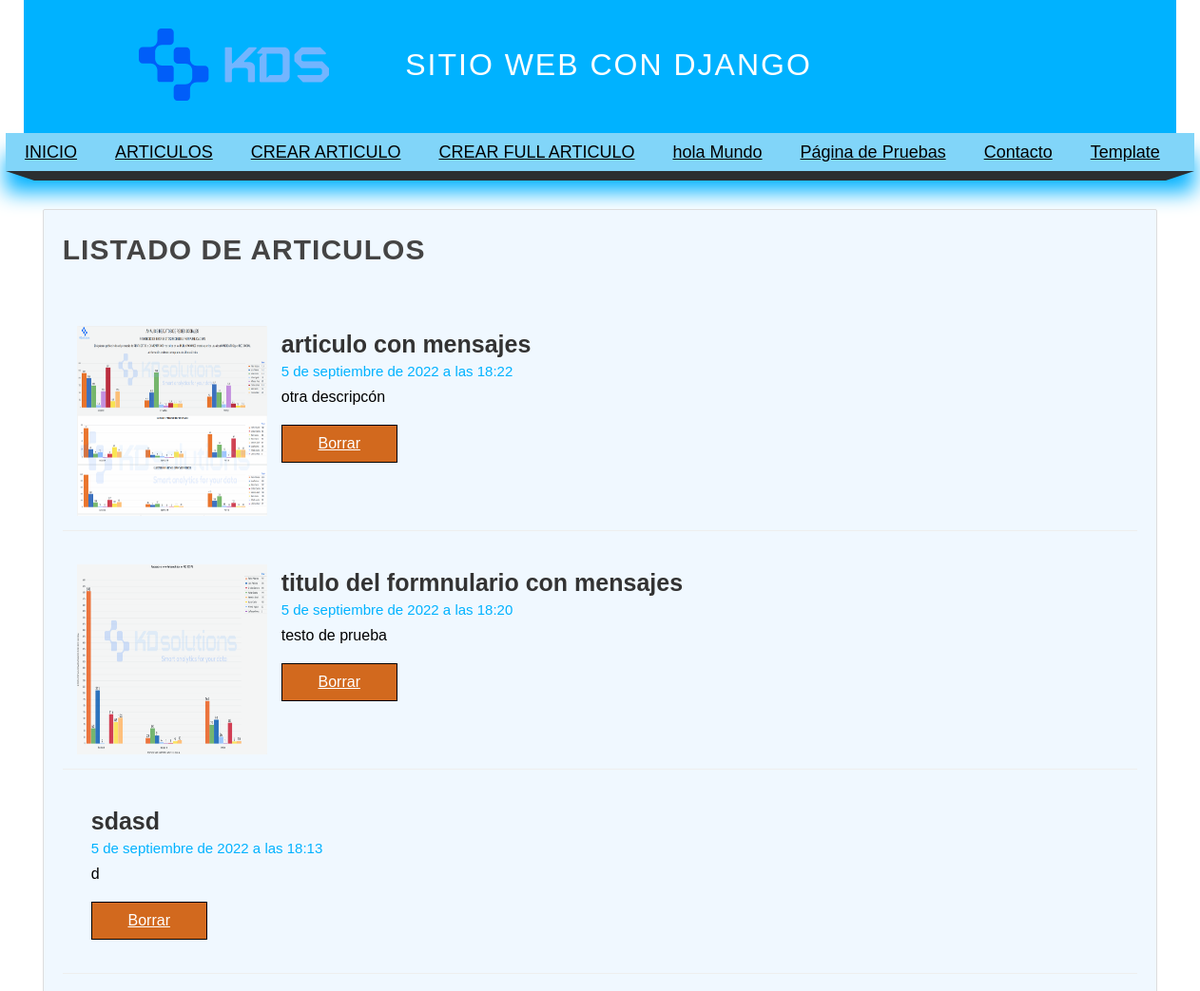
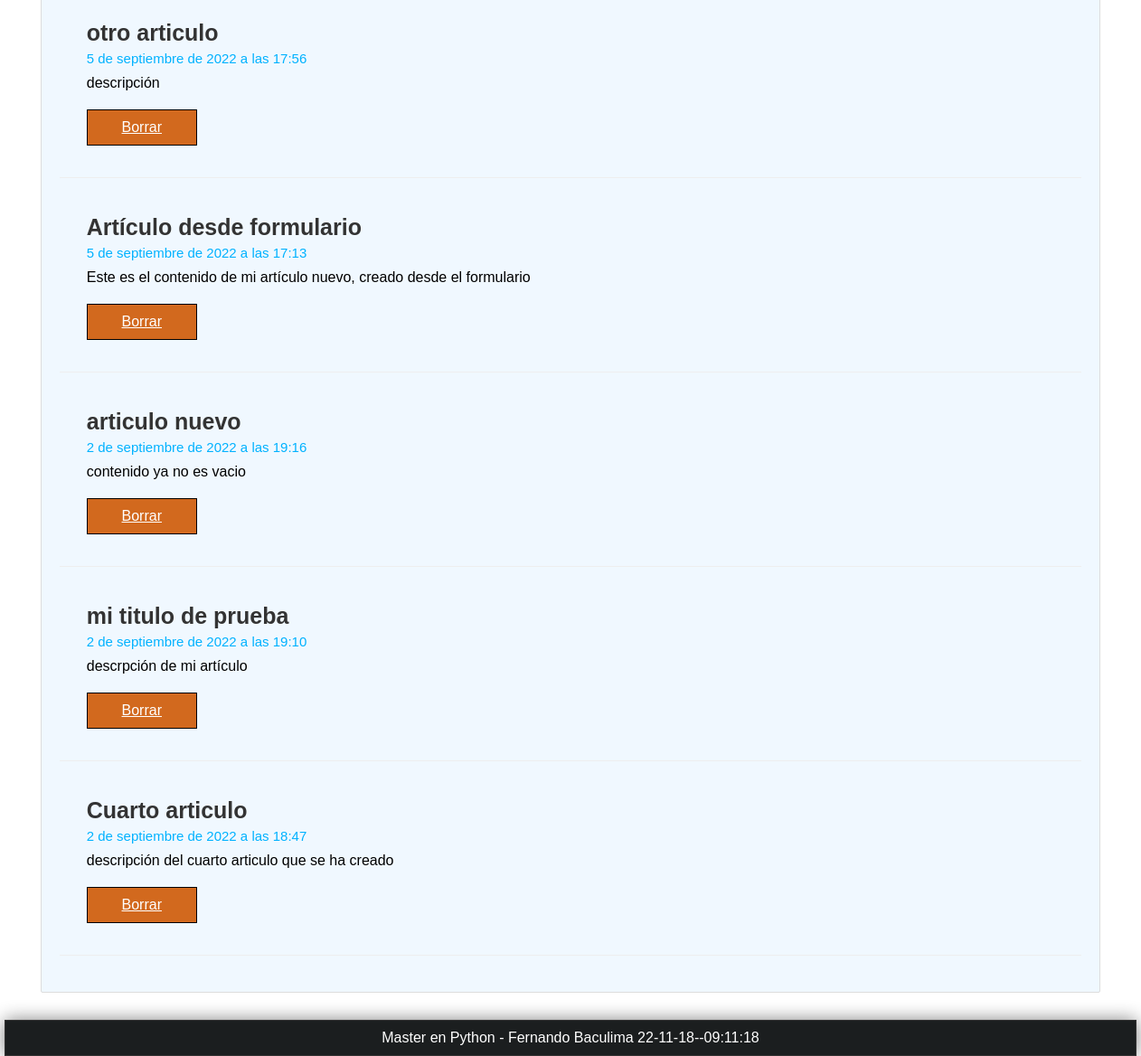
Page /articulos/ on the committed database (2 pictures, top to bottom).
### miapp/models.py (models this page shows, shortened)
class Article(models.Model):
    title = models.CharField(max_length=150, verbose_name="Titulo")
    content = models.TextField(verbose_name="Contenido")
    image = models.ImageField(default='null',upload_to='articles', verbose_name="Imagen")
    public = models.BooleanField(verbose_name="Publicado")
    created_at = models.DateTimeField(auto_now_add=True, verbose_name="Creado")
    update_at = models.DateTimeField(auto_now=True, verbose_name="Editado")
    class Meta:
        verbose_name = 'Articulo'
        verbose_name_plural = 'Articulos'
        ordering = ['-id']

### miapp/views.py (the view)
# urls.py: path('articulos/',miapp.views.articulos,name='articulos'),
def articulos(request):
    articulos = Article.objects.all()
    articulos = Article.objects.filter(
            Q(title__contains='Primer') | Q(title__contains='otro')
    )  #                                                                    OR
    articulos = Article.objects.filter(public='True')
    return render(request, 'articulos.html', {'articulos':articulos})

### miapp/templates/articulos.html (shortened to what this page needs)
{% extends 'layout.html' %}
{% block content %}
    <h1 class="title">LISTADO DE ARTICULOS</h1>
    <br>
        {% for articulo in articulos %}
        <article class="article-item">
            {% if articulo.imagen != 'null' and  articulo.image|length >= 1 %}
                <div class="image">
                    <img src="{{ articulo.image.url }}" >
                </div>
            {% endif %}
            <div class="data">
                <h2>{{ articulo.title}}</h2>
                <span class="date">{{articulo.created_at}} </span>
                <p>
                    {{articulo.content}}
                    <a class="btn btn-delete" href="{% url 'borrar_articulo' id=articulo.id %}">Borrar</a>
                </p>
            </div>
        </article>
        {% endfor %}
{% endblock %}

### miapp/templates/layout.html (shortened to what this page needs)
<!DOCTYPE html>
<html lang="es">
    <head>
        {% load static %}
        <link rel="stylesheet" type="text/css" href="{% static 'css/styles.css' %}">
    </head>
    <body>
        <header>
            <div id="logotipo">
                <img src="{% static 'images/logo5.svg'%}">
                <h1>Sitio Web con Django </h1>
            </div>
        </header>
        <nav>
            <ul>
                <li>
                    <a href="{% url 'inicio' %}">INICIO</a>
                </li>
                <li>
                    <a href="{% url 'articulos' %} ">ARTICULOS</a>
                </li>
                <li>
                    <a href="{% url 'create-article' %} ">CREAR ARTICULO</a>
                </li>
                <li>
                    <a href="{% url 'create-full-article' %} ">CREAR FULL ARTICULO</a>
                </li>
                <li>
                    <a href="{% url 'hola_mundo' %} ">hola Mundo</a>
                </li>
                <li>
                    <a href="{% url 'pagina-pruebas' %}">Página de Pruebas</a>
                </li>
                <li>
                    <a href="{% url 'contacto' 'FERNANDO' 'BACULIMA' %}">Contacto</a>
                </li>
                <li>
                    <a href="{% url 'template' %}">Template</a>
                </li>
            </ul>
        </nav>
        <div class="barra">
            <span class="esquina-izquierda"></span>
            <span class="relleno-barra"></span>
            <span class="esquina-derecha"></span>
        </div>
        <div id="content">
            <div class="box">
                {% block content %}{% endblock %}
            </div>
        </div>
    <footer>
        Master en Python - Fernando Baculima
        {% now "y-m-d--h:m:s" %}
    </footer>
    </body>
</html>

### miapp/static/css/styles.css (style rules this page uses)
* { margin: 0px; padding: 0px; font-family: sans-serif, arial, "Helvetica Neue"; }
.box p, .box h2, .box h3, .box ul { margin-top: 5px; margin-bottom: 5px; }
body { background: #FFFFFF; }
header { width: 1212px; height: 140px; background-color: #00B2FF; margin: 0px auto; }
#logotipo { width: 80%; height: 140px; margin: 0px auto; padding-top: 10px; }
#logotipo img { display: block; width: 200px; float: left; margin-top: 20px; }
#logotipo h1 { display: block; float: left; margin-top: 40px; margin-left: 80px; letter-spacing: 2px; text-transform: uppercase; font-weight: normal; color: #FFFFFF; }
nav { width: 1250px; height: 40px; margin: 0 auto; background-color: #81D5F9; border: 1px; box-shadow: 0px 22px 22px #00B2FF; font-size: 18px; }
nav ul { list-style: none; text-decoration: none; }
nav ul li { line-height: 40px; float: left; }
nav ul li a { display: block; padding-left: 20px; padding-right: 20px; color: black; }
.barra { width: 1250px; margin: 0 auto; }
.esquina-izquierda { display: block; border-left: 30px solid transparent; border-top: 10px solid #2B2F30; float: left; }
.esquina-derecha { display: block; border-right: 30px solid transparent; border-top: 10px solid #2B2F30; float: right; }
.relleno-barra { display: block; width: 1190px; height: 10px; background: #2B2F30; float: left; }
#content { width: 1190px; min-height: 930px; margin: 0 auto; margin-bottom: 30px; margin-top: 40px; }
.box { background: aliceblue; margin: 0 auto; width: 95%; min-height: 930px; padding: 20px; border-radius: 2px; border: 1px solid #ddd; }
.title { color: #444; letter-spacing: 1px; font-size: 30px; margin-bottom: 10px; margin-top: 5px; }
.article-item { margin-bottom: 20px; margin-top: 20px; border-bottom: 1px solid #eee; padding: 15px; clear: both; }
.article-item .image { width: 200px; height: 200px; float: left; overflow: hidden; }
.article-item span.date { display: block; font-size: 15px; color: #00B2FF; margin-bottom: 10px; }
.btn { display: block; padding: 10px; background: chocolate; color:white; border: 1px solid black; margin-top: 20px; width: 100px; text-align: center; }
.article-item .image img { width: 200px; height: 200px; }
.article-item .data { float: left; padding: 15px; padding-top: 0px; }
.article-item h2 { font-size: 25px; color: #333333; }
footer { width: 1250px; background-color: #1B1E1F; border: 1px solid #333; color: #FFFFFF; text-align: center; margin: 0 auto; padding-top: 10px; padding-bottom: 10px; box-shadow: 0px 0px 20px gray; }

### rows in the picture
Article: image (picture), title "articulo con mensajes", created_at "5 de septiembre de 2022 a las 18:22", content "otra descripcón"
Article: image (picture), title "titulo del formnulario con mensajes", created_at "5 de septiembre de 2022 a las 18:20", content "testo de prueba"
Article: title "sdasd", created_at "5 de septiembre de 2022 a las 18:13", content "d"
Article: title "otro articulo", created_at "5 de septiembre de 2022 a las 17:56", content "descripción"
Article: title "Artículo desde formulario", created_at "5 de septiembre de 2022 a las 17:13", content "Este es el contenido de mi artículo nuevo, creado desde el formulario"
Article: title "articulo nuevo", created_at "2 de septiembre de 2022 a las 19:16", content "contenido ya no es vacio"
Article: title "mi titulo de prueba", created_at "2 de septiembre de 2022 a las 19:10", content "descrpción de mi artículo"
Article: title "Cuarto articulo", created_at "2 de septiembre de 2022 a las 18:47", content "descripción del cuarto articulo que se ha creado"
